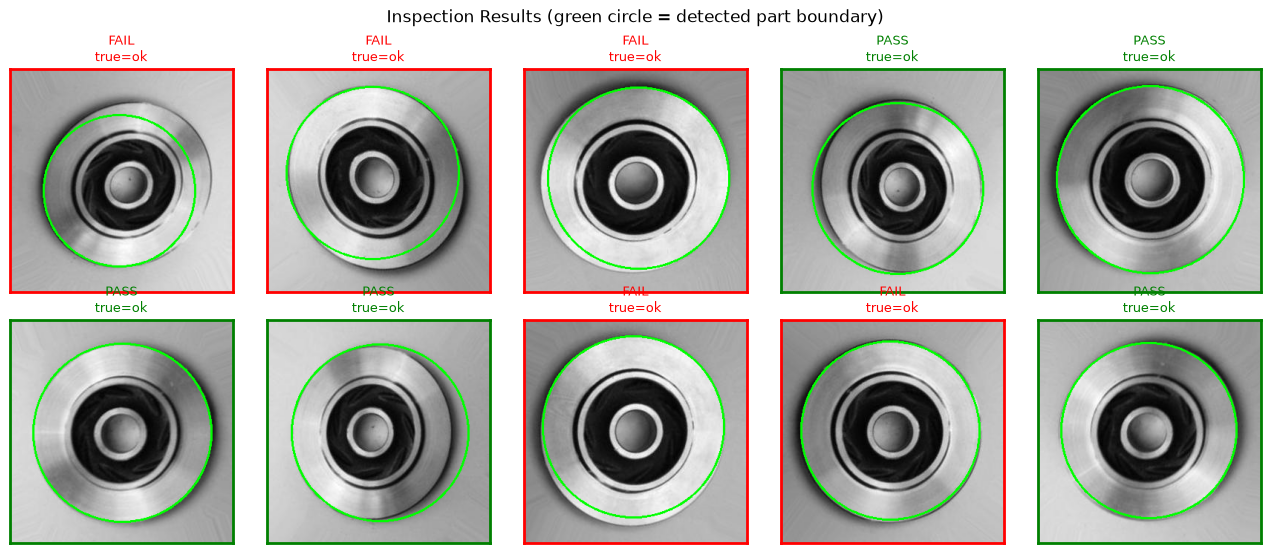
#> input picture image.png, 1270 x 553 px, given as the content of the folder casting_data/train/ok_front, which was not available
$ jupyter execute 'shape_inspection (1).ipynb'   (shell and % lines are left out)
#> lines starting #> are read from the running program, lines starting #| are printed output that depends on the picture; after the words box and inside, x2 and y2 are one past the last pixel; in counts of white or black regions, pixels touching at a corner belong together; pictures that were not available may be replaced by others from this repository, and a replacement may not be noted
[cell 1]
import cv2
import numpy as np
import matplotlib.pyplot as plt
import glob
import os
import random

random.seed(42)

[cell 2]
DATA_DIR = r"casting_data/train"

N_SAMPLES = 25   # images per class

ok_paths  = sorted(glob.glob(os.path.join(DATA_DIR, "ok_front", "*.jpeg")) +
                    glob.glob(os.path.join(DATA_DIR, "ok_front", "*.jpg")) +
                    glob.glob(os.path.join(DATA_DIR, "ok_front", "*.png")))
def_paths = sorted(glob.glob(os.path.join(DATA_DIR, "def_front", "*.jpeg")) +
                    glob.glob(os.path.join(DATA_DIR, "def_front", "*.jpg")) +
                    glob.glob(os.path.join(DATA_DIR, "def_front", "*.png")))

random.shuffle(ok_paths)
random.shuffle(def_paths)
ok_paths  = ok_paths[:N_SAMPLES]
def_paths = def_paths[:N_SAMPLES]

print(f"Loaded {len(ok_paths)} ok_front images and {len(def_paths)} def_front images")
assert len(ok_paths) > 0 and len(def_paths) > 0, "No images found - check DATA_DIR path!"

[cell 3]
def extract_shape_features(img_path):
    img = cv2.imread(img_path)
    if img is None:
        return None
    gray = cv2.cvtColor(img, cv2.COLOR_BGR2GRAY)
    h, w = gray.shape
    eq = cv2.equalizeHist(gray)
    blur = cv2.medianBlur(eq, 5)

    # Robust outer-boundary detection: Hough circle instead of global threshold
    circles = cv2.HoughCircles(
        blur, cv2.HOUGH_GRADIENT, dp=1.2, minDist=200,
        param1=80, param2=40,
        minRadius=int(0.30 * min(h, w)), maxRadius=int(0.55 * min(h, w))
    )
    if circles is None:
        return None
    cx, cy, r0 = np.round(circles[0][0]).astype(int)

    # Shape descriptors of the detected outer boundary
    theta = np.linspace(0, 2 * np.pi, 90)
    circle_pts = np.array(
        [[int(cx + r0 * np.cos(t)), int(cy + r0 * np.sin(t))] for t in theta]
    ).reshape(-1, 1, 2)
    area = cv2.contourArea(circle_pts)
    perimeter = cv2.arcLength(circle_pts, True)
    circularity = (4 * np.pi * area) / (perimeter ** 2) if perimeter > 0 else 0
    hull = cv2.convexHull(circle_pts)
    hull_area = cv2.contourArea(hull)
    solidity = area / hull_area if hull_area > 0 else 0

    # Interior texture descriptors (exclude bright outer rim + center bore)
    mask = np.zeros((h, w), np.uint8)
    cv2.circle(mask, (cx, cy), int(r0 * 0.75), 255, -1)
    cv2.circle(mask, (cx, cy), int(r0 * 0.12), 0, -1)

    texture_std = float(gray[mask == 255].std())
    edges = cv2.Canny(blur, 50, 150)
    edge_density = float((edges[mask == 255] > 0).mean())

    return {
        "img": img, "gray": gray, "circle": (cx, cy, r0), "contour": circle_pts,
        "area": area, "perimeter": perimeter,
        "circularity": circularity, "solidity": solidity,
        "texture_std": texture_std, "edge_density": edge_density,
    }

[cell 4]
results = []

for p in ok_paths:
    f = extract_shape_features(p)
#> in extract_shape_features, img is the input picture: shape (553, 1270, 3); mean B, G, R 169.8, 176.7, 174.7
#> in extract_shape_features, `gray = cv2.cvtColor(img, cv2.COLOR_BGR2GRAY)`:
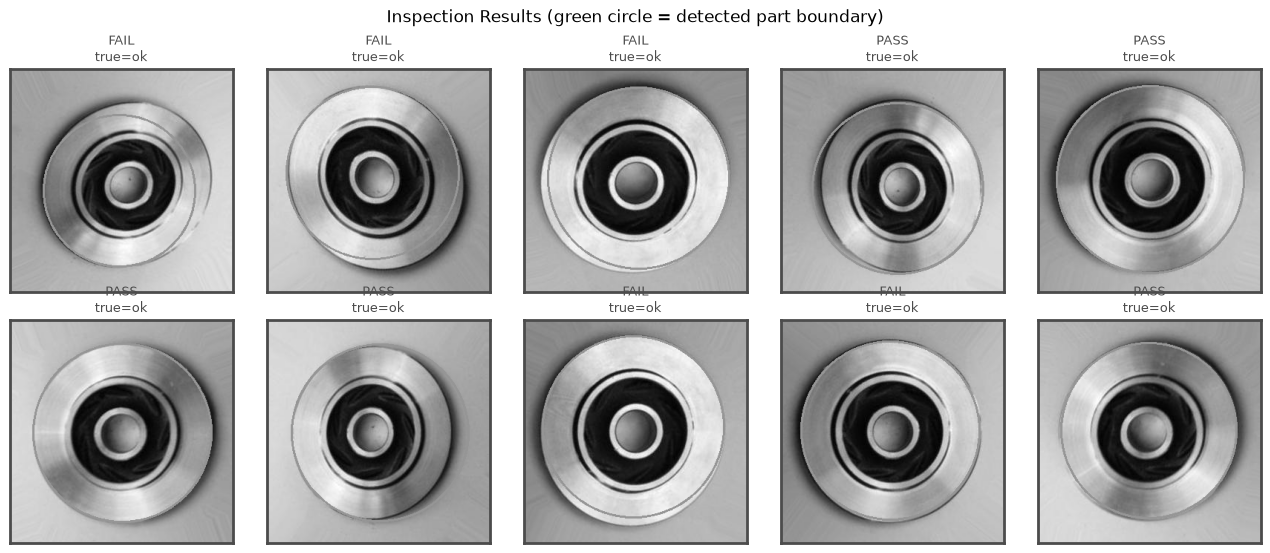
#> gray: shape (553, 1270); min 0, max 255, mean 175.3
#> in extract_shape_features, `eq = cv2.equalizeHist(gray)`:
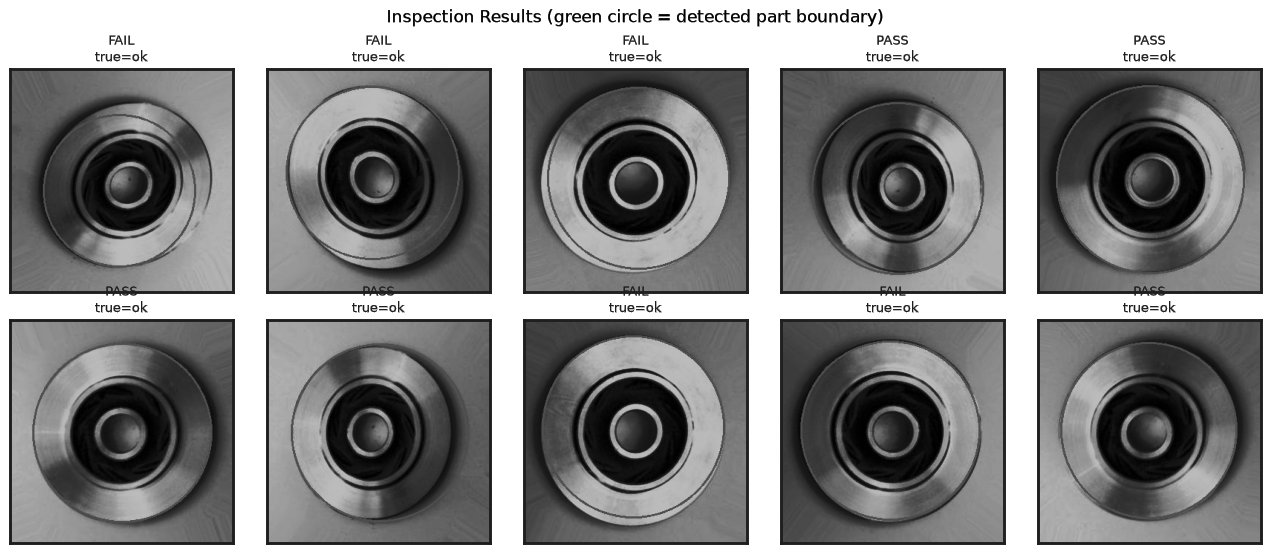
#> eq: shape (553, 1270); min 0, max 255, mean 136.7
#> in extract_shape_features, `circles = cv2.HoughCircles( blur, cv2.HOUGH_GRADIENT, dp=1.2, minDist=..`: circles = 14 rows, first 8: [737.4, 280.2, 267.6], [479.4, 280.2, 268.9], [983.4, 263.4, 278.2], [270.6, 285, 261], [813, 510.6, 287.4], [1042.2, 503.4, 217.4], [528.6, 505.8, 220.1], [814.2, 90.6, 292.7]
#> in extract_shape_features, `cx, cy, r0 = np.round(circles[0][0]).astype(int)`: cx = 737; cy = 280; r0 = 268
#> in extract_shape_features, `circle_pts = np.array( [[int(cx + r0 * np.cos(t)), int(cy + r0 * np.si..`: circle_pts = 90 rows, first 8: [1005, 280], [1004, 298], [1002, 317], [999, 336], [994, 354], [988, 372], [981, 390], [972, 407]
#> in extract_shape_features, `area = cv2.contourArea(circle_pts)`: area = 225364
#> in extract_shape_features, `perimeter = cv2.arcLength(circle_pts, True)`: perimeter = 1683.6
#> in extract_shape_features, `circularity = (4 * np.pi * area) / (perimeter ** 2) if perimeter > 0 e..`: circularity = 0.999
#> in extract_shape_features, `hull = cv2.convexHull(circle_pts)`: hull = contour of 86 points, box (x1, y1, x2, y2) (469, 12, 1006, 548), area 225368
#> in extract_shape_features, `hull_area = cv2.contourArea(hull)`: hull_area = 225368
#> in extract_shape_features, `solidity = area / hull_area if hull_area > 0 else 0`: solidity = 1
#> in extract_shape_features, `cv2.circle(mask, (cx, cy), int(r0 * 0.75), 255, -1)`:
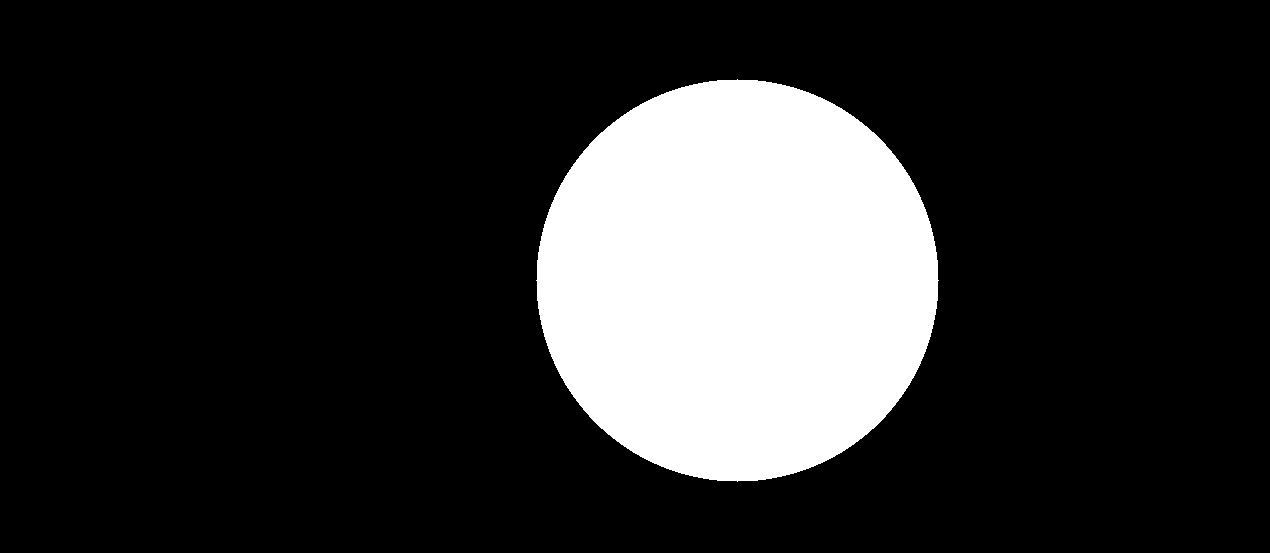
#> mask: shape (553, 1270); 18.1% white; 1 white region, box (x1, y1, x2, y2) and area: (536, 79, 939, 482) 126909
#> in extract_shape_features, `cv2.circle(mask, (cx, cy), int(r0 * 0.12), 0, -1)`:
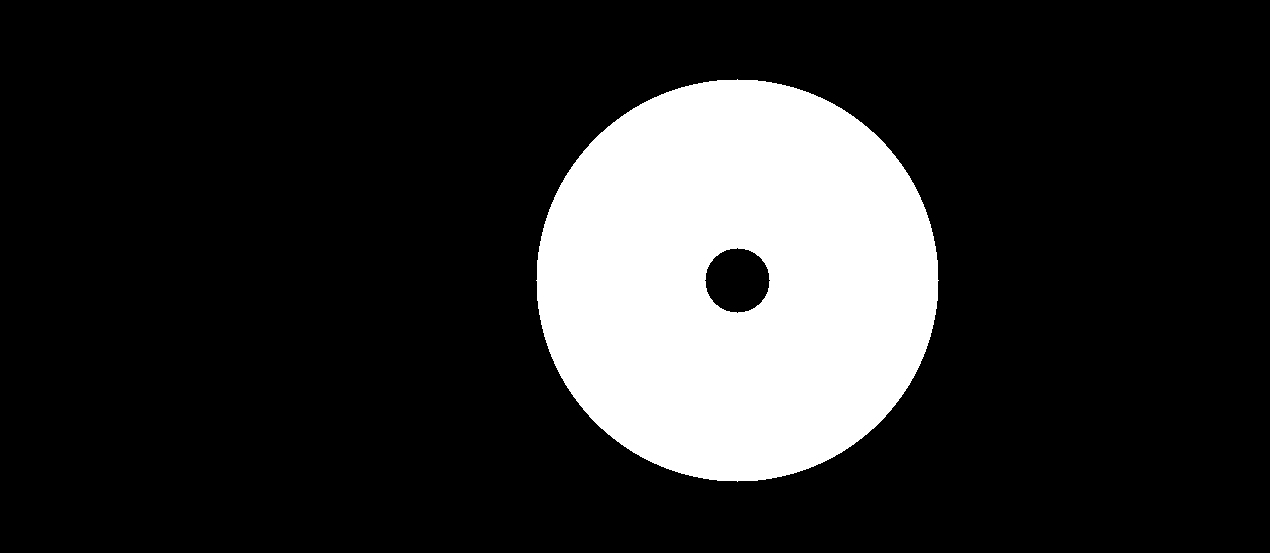
#> mask: shape (553, 1270); 17.6% white; 1 white region, box (x1, y1, x2, y2) and area: (536, 79, 939, 482) 123700
#> in extract_shape_features, `texture_std = float(gray[mask == 255].std())`: texture_std = 74.11
#> in extract_shape_features, `edges = cv2.Canny(blur, 50, 150)`:
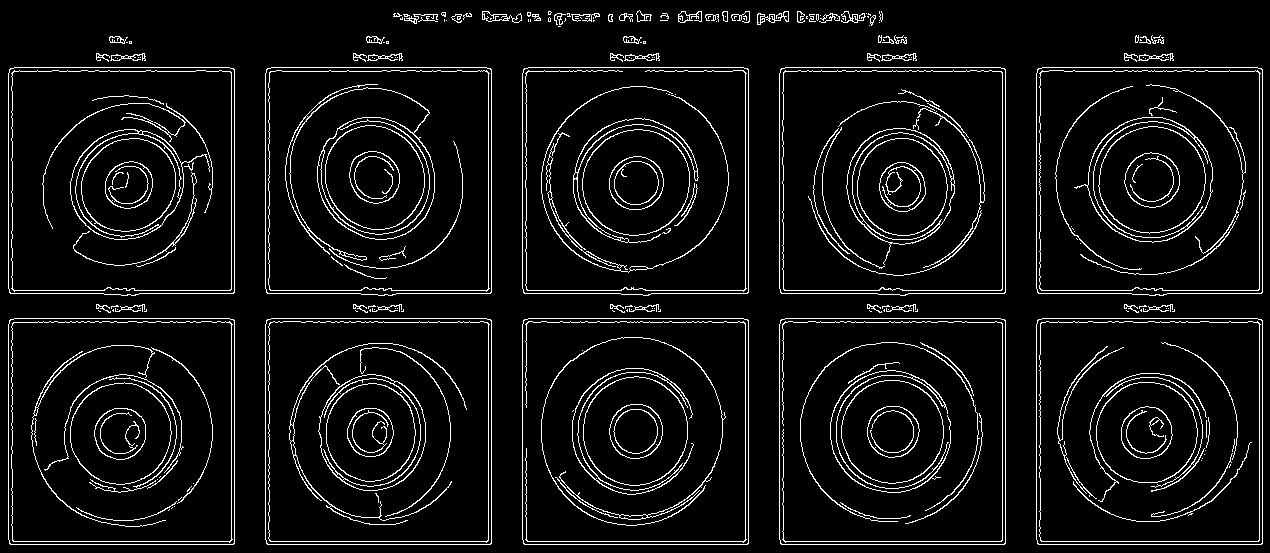
#> edges: shape (553, 1270); 6.7% white in thin lines or dots
#> in extract_shape_features, `edge_density = float((edges[mask == 255] > 0).mean())`: edge_density = 0.0717
#> f = 10 items
    if f:
        results.append({"path": p, "label": "ok", **f})

for p in def_paths:
    f = extract_shape_features(p)
    if f:
        results.append({"path": p, "label": "defective", **f})

skipped = (len(ok_paths) + len(def_paths)) - len(results)
#> skipped = 0
print(f"Extracted features for {len(results)} images ({skipped} skipped - no circle found)")
#| Extracted features for 2 images (0 skipped - no circle found)

[cell 5]
ok_rows = [r for r in results if r["label"] == "ok"]
#> ok_rows = 1 item

def stats(key):
    vals = [r[key] for r in ok_rows]
    return float(np.mean(vals)), float(np.std(vals))

circ_mean, circ_std = stats("circularity")
#> in stats, `vals = [r[key] for r in ok_rows]`: vals = [0.999]
#> circ_mean = 0.999; circ_std = 0
sol_mean, sol_std = stats("solidity")
#> sol_mean = 1; sol_std = 0
tex_mean, tex_std = stats("texture_std")
#> tex_mean = 74.11; tex_std = 0
edge_mean, edge_std = stats("edge_density")
#> edge_mean = 0.0717; edge_std = 0

print(f"OK circularity   mean={circ_mean:.3f} std={circ_std:.3f}")
#| OK circularity   mean=0.999 std=0.000
print(f"OK solidity      mean={sol_mean:.3f} std={sol_std:.3f}")
#| OK solidity      mean=1.000 std=0.000
print(f"OK texture_std   mean={tex_mean:.2f} std={tex_std:.2f}")
#| OK texture_std   mean=74.11 std=0.00
print(f"OK edge_density  mean={edge_mean:.4f} std={edge_std:.4f}")
#| OK edge_density  mean=0.0717 std=0.0000

MARGIN = 1.5

def classify(r):
    if r["circularity"] < circ_mean - MARGIN * circ_std:
        return "defective"
    if r["solidity"] < sol_mean - MARGIN * sol_std:
        return "defective"
    if abs(r["texture_std"] - tex_mean) > MARGIN * max(tex_std, 1e-6):
        return "defective"
    if abs(r["edge_density"] - edge_mean) > MARGIN * max(edge_std, 1e-6):
        return "defective"
    return "ok"

for r in results:
    r["predicted"] = classify(r)
#> this loop made 2 passes

[cell 6]
correct = sum(1 for r in results if r["predicted"] == r["label"])
#> correct = 1
accuracy = correct / len(results)
#> accuracy = 0.5
print(f"Accuracy on sampled set: {accuracy*100:.1f}%  ({correct}/{len(results)})")
#| Accuracy on sampled set: 50.0%  (1/2)

tp = sum(1 for r in results if r["label"]=="defective" and r["predicted"]=="defective")
#> tp = 0
fn = sum(1 for r in results if r["label"]=="defective" and r["predicted"]=="ok")
#> fn = 1
tn = sum(1 for r in results if r["label"]=="ok" and r["predicted"]=="ok")
#> tn = 1
fp = sum(1 for r in results if r["label"]=="ok" and r["predicted"]=="defective")
#> fp = 0

print("\nConfusion matrix:")
print(f"                 predicted ok   predicted defective")
print(f"actual ok            {tn:5d}            {fp:5d}")
#| actual ok                1                0
print(f"actual defective     {fn:5d}            {tp:5d}")
#| actual defective         1                0

[cell 7]
def show_grid(items, cols=5, title=""):
    rows = int(np.ceil(len(items) / cols))
    fig, axes = plt.subplots(rows, cols, figsize=(cols*2.6, rows*2.8))
    axes = np.array(axes).reshape(-1)

    for ax, r in zip(axes, items):
        vis = r["img"].copy()
        cx, cy, r0 = r["circle"]
        cv2.circle(vis, (cx, cy), r0, (0, 255, 0), 2)
        vis_rgb = cv2.cvtColor(vis, cv2.COLOR_BGR2RGB)
        ax.imshow(vis_rgb)
        correct = r["predicted"] == r["label"]
        tag = "PASS" if r["predicted"] == "ok" else "FAIL"
        color = "green" if correct else "red"
        ax.set_title(f"{tag}\ntrue={r['label']}", fontsize=9, color=color)
        for spine in ax.spines.values():
            spine.set_edgecolor(color)
            spine.set_linewidth(2)
        ax.set_xticks([]); ax.set_yticks([])

    for ax in axes[len(items):]:
        ax.axis("off")

    fig.suptitle(title)
    plt.tight_layout()
    plt.show()

sample_to_show = results[:10]
#> sample_to_show = 2 items
show_grid(sample_to_show, cols=5, title="Inspection Results (green circle = detected part boundary)")
#> in show_grid, `rows = int(np.ceil(len(items) / cols))`: rows = 1
#> the loop in show_grid, `for ax, r in zip(axes, items):` made 2 passes
#> (cx, cy, r0, correct, tag, color) on passes 1 to 2: (737, 280, 268, True, 'PASS', 'green'), (737, 280, 268, False, 'PASS', 'red')
#> the loop in show_grid, `for ax in axes[len(items):]:` made 3 passes

[cell 8]
fig, ax = plt.subplots(figsize=(6, 5))
for label, color in [("ok", "tab:blue"), ("defective", "tab:red")]:
    xs = [r["texture_std"] for r in results if r["label"] == label]
    ys = [r["edge_density"] for r in results if r["label"] == label]
    ax.scatter(xs, ys, c=color, label=label, alpha=0.7)
#> this loop made 2 passes
#> (xs, ys) on passes 1 to 2: ([74.11], [0.0717]), ([74.11], [0.0717])
ax.set_xlabel("texture_std")
ax.set_ylabel("edge_density")
ax.set_title("Feature separation: ok vs defective")
ax.legend()
plt.tight_layout()
plt.show()
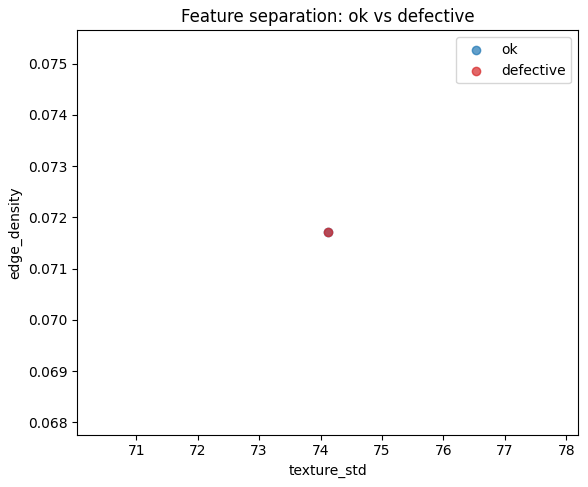
#> figure drawn by matplotlib, 1 panel
